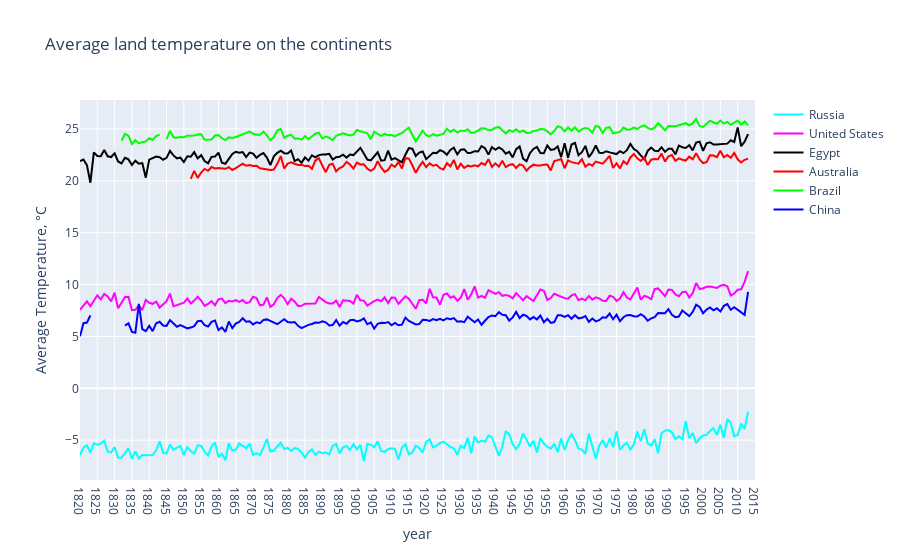

This figure's notebook cell:
### Markdown cell above
Comparing a country from each continent

### Code cell
continent = ['Russia', 'United States', 'Egypt','Australia', 'Brazil', 'China']
mean_temp_year_country = [ [0] * len(years[70:]) for i in range(len(continent))]
j = 0
for country in continent:
    all_temp_country = df_cntry_clear[df_cntry_clear['Country'] == country]
    i = 0
    for year in years[70:]:
        mean_temp_year_country[j][i] = all_temp_country[all_temp_country['dt'].apply(
                lambda x: x[:4]) == year]['AverageTemperature'].mean()
        i +=1
    j += 1

traces = []
colors = ['rgb(0, 255, 255)', 'rgb(255, 0, 255)', 'rgb(0, 0, 0)',
          'rgb(255, 0, 0)', 'rgb(0, 255, 0)', 'rgb(0, 0, 255)']
for i in range(len(continent)):
    traces.append(go.Scatter(
        x=years[70:],
        y=mean_temp_year_country[i],
        mode='lines',
        name=continent[i],
        line=dict(color=colors[i]),
    ))

layout = go.Layout(
    xaxis=dict(title='year'),
    yaxis=dict(title='Average Temperature, °C'),
    title='Average land temperature on the continents',)

fig = go.Figure(data=traces, layout=layout)
py.iplot(fig)

### Figure 1 — Plotly figure (JSON) as saved in the notebook; plotly's stock layout.template omitted (floating-point values rounded to 4 significant figures; data arrays with more than 128 entries replaced by an {"elided": "..."} marker saying what was removed)
{"data": [{"line": {"color": "rgb(0, 255, 255)"}, "mode": "lines", "name": "Russia", "x": {"elided": "196 str values"}, "y": {"elided": "196 float values"}, "type": "scatter"}, {"line": {"color": "rgb(255, 0, 255)"}, "mode": "lines", "name": "United States", "x": {"elided": "196 str values"}, "y": {"elided": "196 float values"}, "type": "scatter"}, {"line": {"color": "rgb(0, 0, 0)"}, "mode": "lines", "name": "Egypt", "x": {"elided": "196 str values"}, "y": {"elided": "196 float values"}, "type": "scatter"}, {"line": {"color": "rgb(255, 0, 0)"}, "mode": "lines", "name": "Australia", "x": {"elided": "196 str values"}, "y": {"elided": "196 float values"}, "type": "scatter"}, {"line": {"color": "rgb(0, 255, 0)"}, "mode": "lines", "name": "Brazil", "x": {"elided": "196 str values"}, "y": {"elided": "196 float values"}, "type": "scatter"}, {"line": {"color": "rgb(0, 0, 255)"}, "mode": "lines", "name": "China", "x": {"elided": "196 str values"}, "y": {"elided": "196 float values"}, "type": "scatter"}], "layout": {"title": {"text": "Average land temperature on the continents"}, "xaxis": {"title": {"text": "year"}}, "yaxis": {"title": {"text": "Average Temperature, °C"}}}}
